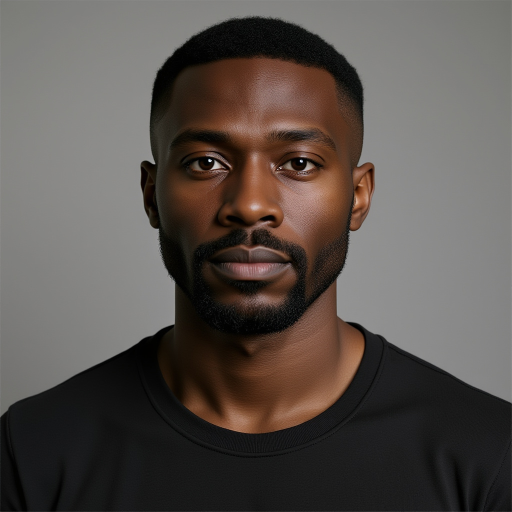
#> input picture assets/driver-face-donors/base-dark-masc-younger.jpg, 1024 x 1024 px (shown at 1/2 size)
$ python -i driver_face_auto_select.py   (imports and definitions only)
#> lines starting #> are read from the running program, lines starting #| are printed output that depends on the picture
#> further down, picture is the input picture: shape (1024, 1024, 3); mean B, G, R 77.5, 82.1, 89.3
from __future__ import annotations

import argparse
import json
import math
import os
import sys
import time
from collections import Counter
from pathlib import Path
from typing import Any

REPO_ROOT = Path(__file__).resolve().parents[1]
if str(REPO_ROOT) not in sys.path:
    sys.path.insert(0, str(REPO_ROOT))

from core.driver_face_swap import apply_facefusion_runtime_env, default_facefusion_execution_providers

DONOR_MANIFEST_NAME = "manifest.json"
DEFAULT_TOP_K = 3
DEFAULT_TONE_MARGIN_LAB = 12.0
DEFAULT_REPRESENTATIVE_FRAMES = 3
DEFAULT_TONE_LIGHTNESS_WEIGHT = 0.4
UNKNOWN = "uncertain"


# [15 lines left out: function build_parser, not called in this run]


def _clip(value: float, lower: float, upper: float) -> float:
    return max(lower, min(upper, value))


def _lab_distance(a: list[float], b: list[float]) -> float:
    return float(math.sqrt(sum((x - y) ** 2 for x, y in zip(a, b))))


# [182 lines left out: functions _tone_distance_lab, _cosine_similarity, _face_frame_score, select_representative_frame_indices, _fallback_frame_indices, _majority_label and 7 more, not called in this run]


def _normalize_presentation_frame(frame: Any) -> Any:
    import cv2

    lab = cv2.cvtColor(frame, cv2.COLOR_BGR2LAB)
#> lab: shape (1024, 1024, 3); mean of channels 0, 1, 2 88, 130.6, 131.9
    l_chan, a_chan, b_chan = cv2.split(lab)
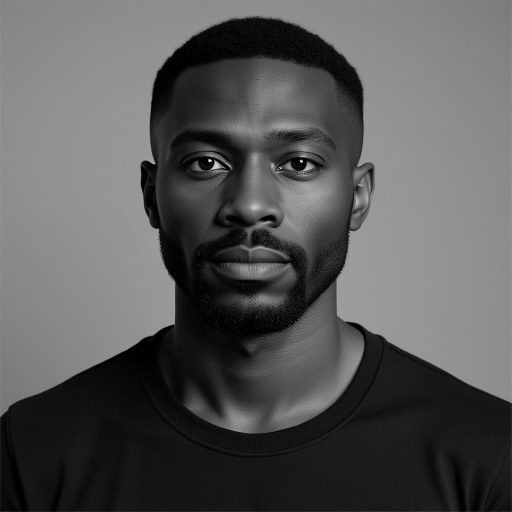
#> l_chan: shape (1024, 1024) (shown at 1/2 size); min 0, max 253, mean 88
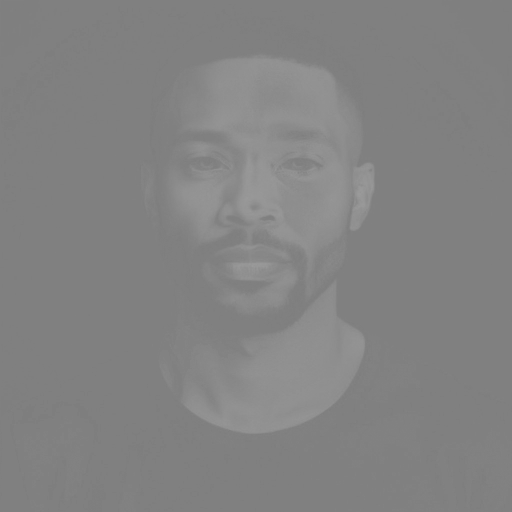
#> a_chan: shape (1024, 1024) (shown at 1/2 size); min 122, max 155, mean 130.6
    l_chan = cv2.createCLAHE(clipLimit=2.0, tileGridSize=(8, 8)).apply(l_chan)
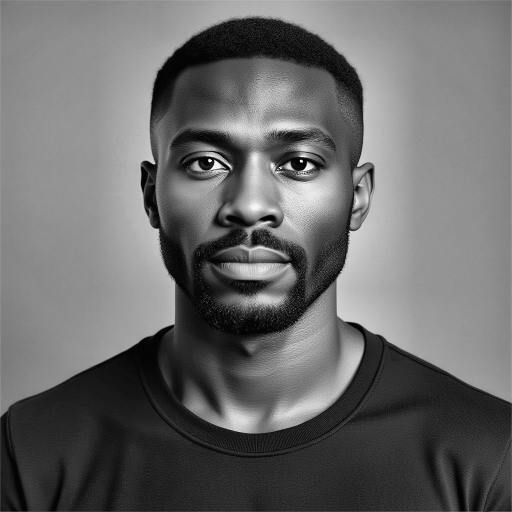
#> l_chan: shape (1024, 1024) (shown at 1/2 size); min 0, max 255, mean 105.7
    merged = cv2.merge((l_chan, a_chan, b_chan))
#> merged: shape (1024, 1024, 3); mean of channels 0, 1, 2 105.7, 130.6, 131.9
    return cv2.cvtColor(merged, cv2.COLOR_LAB2BGR)
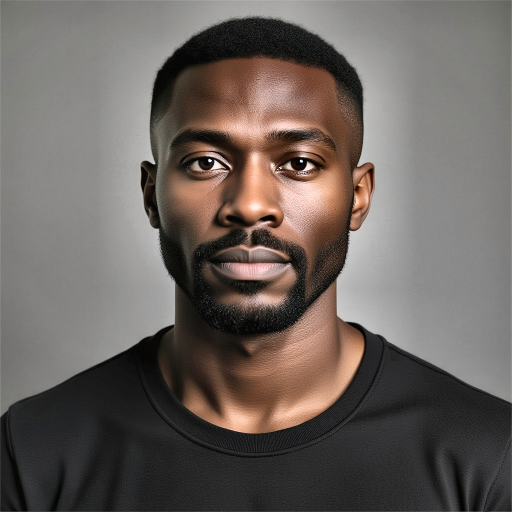
#> returned value: shape (1024, 1024, 3) (shown at 1/2 size); mean B, G, R 94.1, 98.7, 106.7


# [14 lines left out: functions _normalize_tone_frame, _load_track, not called in this run]


def _donor_manifest_path(donor_bank_dir: Path) -> Path:
    return donor_bank_dir / DONOR_MANIFEST_NAME


# [652 lines left out: functions _donor_images_fallback, _load_donor_manifest, _select_prefiltered_candidates, _score_candidate, _init_facefusion_runtime, _read_video_frame and 10 more, not called in this run]


# [2 lines not run here, left out]

>>> import cv2
>>> picture = cv2.imread('../assets/driver-face-donors/base-dark-masc-younger.jpg')
>>> result = _normalize_presentation_frame(picture)

$ run again, on assets/driver-face-donors/base-light-fem-older.jpg
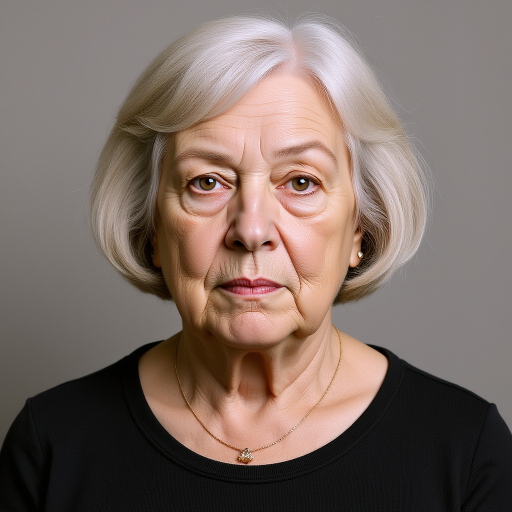
#> input picture assets/driver-face-donors/base-light-fem-older.jpg, 1024 x 1024 px (shown at 1/2 size)
#> picture is the input picture: shape (1024, 1024, 3); mean B, G, R 100.9, 108.5, 124.7
#> lab: shape (1024, 1024, 3); mean of channels 0, 1, 2 117.4, 133.1, 134.6
#> in _normalize_presentation_frame, `l_chan, a_chan, b_chan = cv2.split(lab)`:
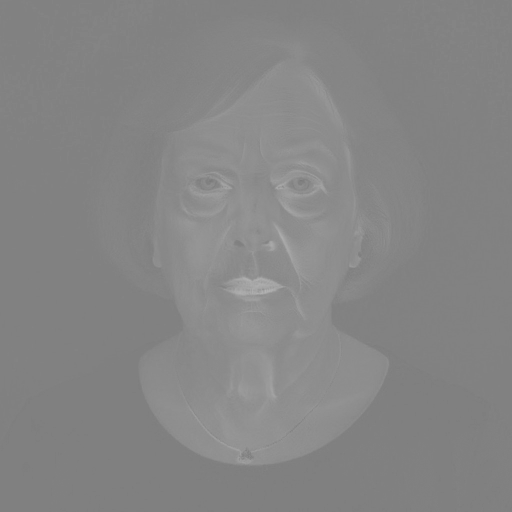
#> a_chan: shape (1024, 1024) (shown at 1/2 size); min 116, max 183, mean 133.1
#> merged: shape (1024, 1024, 3); mean of channels 0, 1, 2 117.1, 133.1, 134.6
#> in _normalize_presentation_frame, `return cv2.cvtColor(merged, cv2.COLOR_LAB2BGR)`:
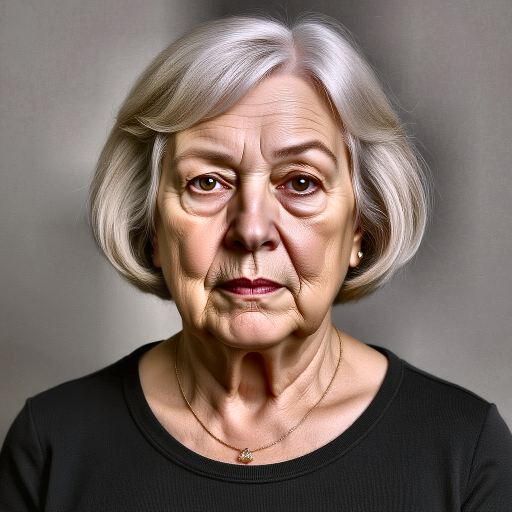
#> returned value: shape (1024, 1024, 3) (shown at 1/2 size); mean B, G, R 100.6, 108.2, 123.9

$ run again, on assets/driver-face-donors/base-light-fem-younger.jpg
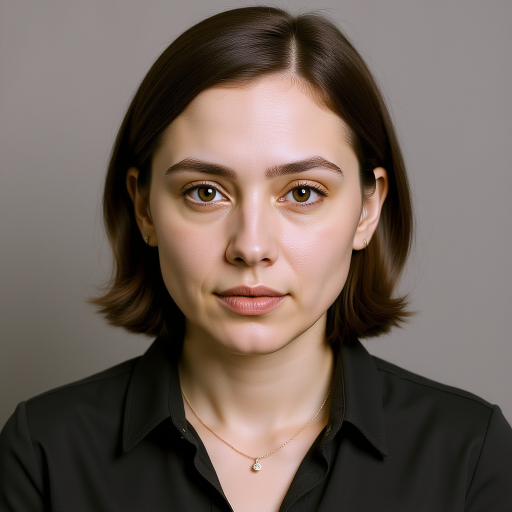
#> input picture assets/driver-face-donors/base-light-fem-younger.jpg, 1024 x 1024 px (shown at 1/2 size)
#> picture is the input picture: shape (1024, 1024, 3); mean B, G, R 88.7, 96.9, 111.1
#> lab: shape (1024, 1024, 3); mean of channels 0, 1, 2 104.4, 132.3, 134.6
#> in _normalize_presentation_frame, `l_chan = cv2.createCLAHE(clipLimit=2.0, tileGridSize=(8, 8)).apply(l_c..`:
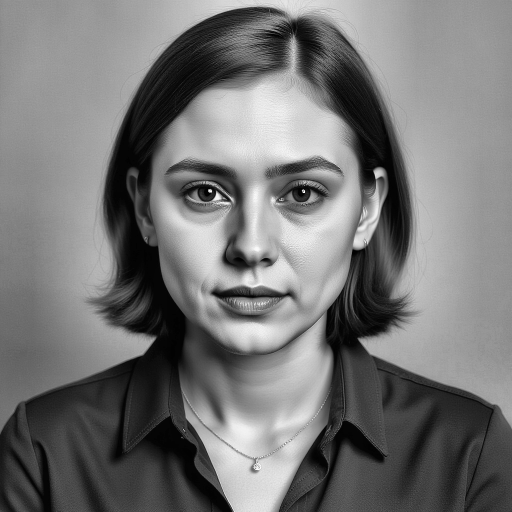
#> l_chan: shape (1024, 1024) (shown at 1/2 size); min 0, max 255, mean 117.2
#> merged: shape (1024, 1024, 3); mean of channels 0, 1, 2 117.2, 132.3, 134.6
#> in _normalize_presentation_frame, `return cv2.cvtColor(merged, cv2.COLOR_LAB2BGR)`:
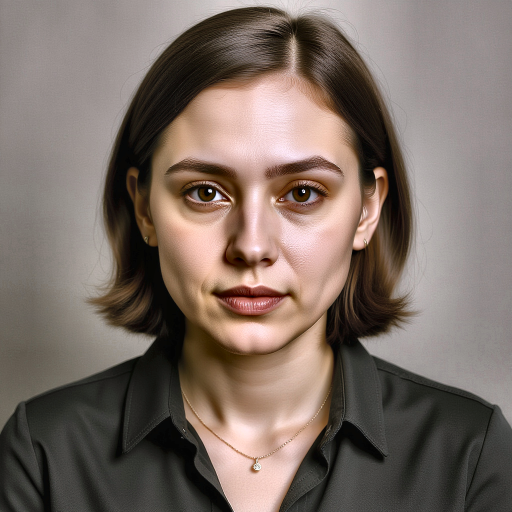
#> returned value: shape (1024, 1024, 3) (shown at 1/2 size); mean B, G, R 100.9, 109, 123.2

$ run again, on assets/driver-face-donors/base-light-masc-older.jpg
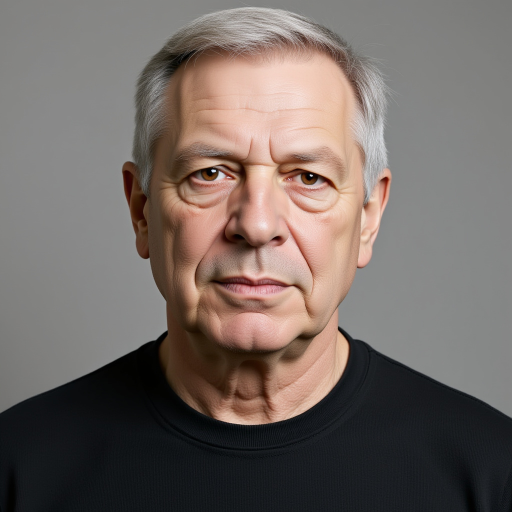
#> input picture assets/driver-face-donors/base-light-masc-older.jpg, 1024 x 1024 px (shown at 1/2 size)
#> picture is the input picture: shape (1024, 1024, 3); mean B, G, R 101, 105.9, 116.1
#> lab: shape (1024, 1024, 3); mean of channels 0, 1, 2 113.5, 131.4, 132.1
#> in _normalize_presentation_frame, `l_chan = cv2.createCLAHE(clipLimit=2.0, tileGridSize=(8, 8)).apply(l_c..`:
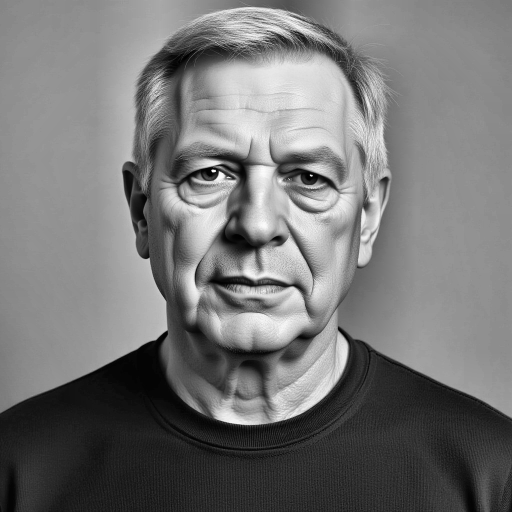
#> l_chan: shape (1024, 1024) (shown at 1/2 size); min 0, max 254, mean 117.7
#> merged: shape (1024, 1024, 3); mean of channels 0, 1, 2 117.7, 131.4, 132.1
#> in _normalize_presentation_frame, `return cv2.cvtColor(merged, cv2.COLOR_LAB2BGR)`:
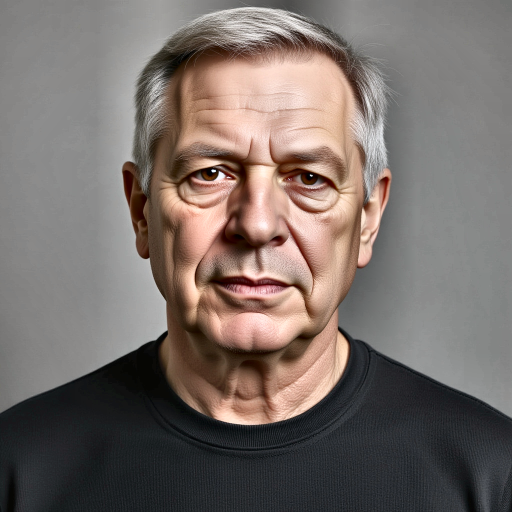
#> returned value: shape (1024, 1024, 3) (shown at 1/2 size); mean B, G, R 105, 109.7, 119.9
